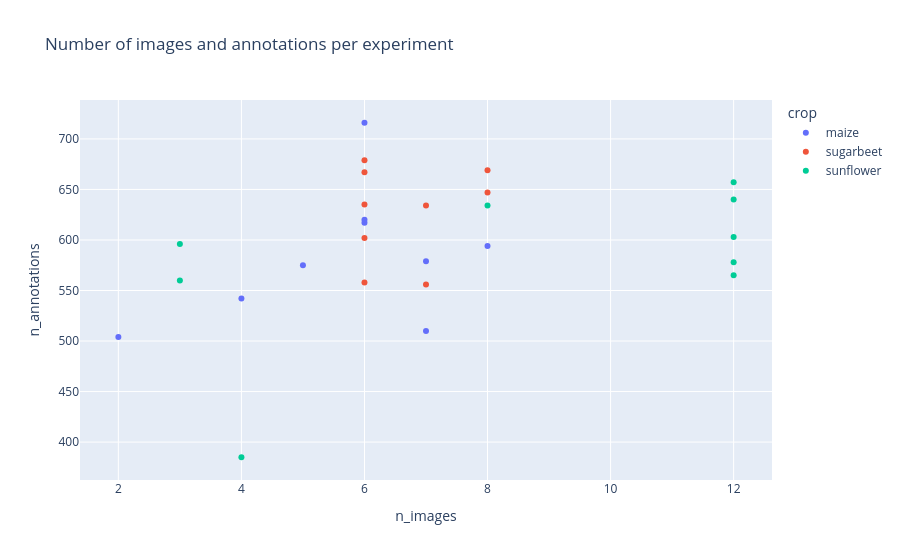
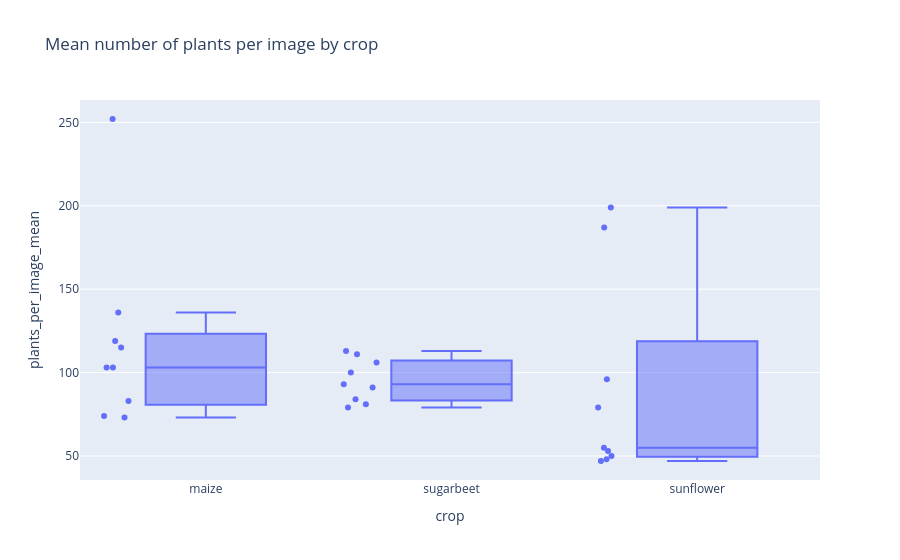

The code cell stored with these charts, in order, in its notebook:
### Code cell
# Number of plants per image and distinguish by crop species

fig = px.scatter(
    summary_df,
    x="n_images",
    y="n_annotations",
    color="crop",
    hover_data=[
        "plants_per_image_mean",
        "image_width_mean",
        "image_height_mean",
    ],
    title="Number of images and annotations per experiment",
)

fig.show() 

fig = px.box(
    summary_df,
    x="crop",
    y="plants_per_image_mean",
    points="all",
    title="Mean number of plants per image by crop",
)

fig.show()

### Figure 1 — Plotly figure (JSON) as saved in the notebook; plotly's stock layout.template omitted (floating-point values rounded to 4 significant figures)
{"data": [{"customdata": [[136.0, 2407.0, 1294.0], [73.0, 2412.0, 695.6], [103.0, 1690.0, 1676.0], [83.0, 2613.0, 719.1], [115.0, 1721.0, 1157.0], [252.0, 4807.0, 1296.0], [103.0, 3571.0, 707.3], [74.0, 2865.0, 870.0], [119.0, 3508.0, 539.7]], "hovertemplate": "crop=maize<br>n_images=%{x}<br>n_annotations=%{y}<br>plants_per_image_mean=%{customdata[0]}<br>image_width_mean=%{customdata[1]}<br>image_height_mean=%{customdata[2]}<extra></extra>", "legendgroup": "maize", "marker": {"color": "#636efa", "symbol": "circle"}, "mode": "markers", "name": "maize", "orientation": "v", "showlegend": true, "type": "scatter", "x": [4, 7, 6, 7, 5, 2, 6, 8, 6], "xaxis": "x", "y": [542, 510, 617, 579, 575, 504, 620, 594, 716], "yaxis": "y"}, {"customdata": [[79.0, 2329.0, 610.4], [111.0, 3133.0, 782.5], [100.0, 3290.0, 842.0], [91.0, 2409.0, 966.7], [106.0, 2879.0, 886.3], [113.0, 3185.0, 566.7], [93.0, 2465.0, 934.8], [84.0, 2380.0, 979.8], [81.0, 2322.0, 635.5]], "hovertemplate": "crop=sugarbeet<br>n_images=%{x}<br>n_annotations=%{y}<br>plants_per_image_mean=%{customdata[0]}<br>image_width_mean=%{customdata[1]}<br>image_height_mean=%{customdata[2]}<extra></extra>", "legendgroup": "sugarbeet", "marker": {"color": "#EF553B", "symbol": "circle"}, "mode": "markers", "name": "sugarbeet", "orientation": "v", "showlegend": true, "type": "scatter", "x": [7, 6, 6, 7, 6, 6, 6, 8, 8], "xaxis": "x", "y": [556, 667, 602, 634, 635, 679, 558, 669, 647], "yaxis": "y"}, {"customdata": [[48.0, 4068.0, 1151.0], [53.0, 3530.0, 1060.0], [96.0, 4657.0, 963.5], [199.0, 4216.0, 1547.0], [55.0, 3409.0, 945.2], [50.0, 4060.0, 1133.0], [187.0, 3622.0, 1419.0], [47.0, 3818.0, 1061.0], [79.0, 1716.0, 1310.0]], "hovertemplate": "crop=sunflower<br>n_images=%{x}<br>n_annotations=%{y}<br>plants_per_image_mean=%{customdata[0]}<br>image_width_mean=%{customdata[1]}<br>image_height_mean=%{customdata[2]}<extra></extra>", "legendgroup": "sunflower", "marker": {"color": "#00cc96", "symbol": "circle"}, "mode": "markers", "name": "sunflower", "orientation": "v", "showlegend": true, "type": "scatter", "x": [12, 12, 4, 3, 12, 12, 3, 12, 8], "xaxis": "x", "y": [578, 640, 385, 596, 657, 603, 560, 565, 634], "yaxis": "y"}], "layout": {"legend": {"title": {"text": "crop"}, "tracegroupgap": 0}, "title": {"text": "Number of images and annotations per experiment"}, "xaxis": {"anchor": "y", "domain": [0, 1], "title": {"text": "n_images"}}, "yaxis": {"anchor": "x", "domain": [0, 1], "title": {"text": "n_annotations"}}}}

### Figure 2 — Plotly figure (JSON) as saved in the notebook; plotly's stock layout.template omitted (floating-point values rounded to 4 significant figures)
{"data": [{"alignmentgroup": "True", "boxpoints": "all", "hovertemplate": "crop=%{x}<br>plants_per_image_mean=%{y}<extra></extra>", "legendgroup": "", "marker": {"color": "#636efa"}, "name": "", "notched": false, "offsetgroup": "", "orientation": "v", "showlegend": false, "type": "box", "x": ["maize", "maize", "maize", "maize", "maize", "maize", "maize", "maize", "maize", "sugarbeet", "sugarbeet", "sugarbeet", "sugarbeet", "sugarbeet", "sugarbeet", "sugarbeet", "sugarbeet", "sugarbeet", "sunflower", "sunflower", "sunflower", "sunflower", "sunflower", "sunflower", "sunflower", "sunflower", "sunflower"], "x0": " ", "xaxis": "x", "y": [136.0, 73.0, 103.0, 83.0, 115.0, 252.0, 103.0, 74.0, 119.0, 79.0, 111.0, 100.0, 91.0, 106.0, 113.0, 93.0, 84.0, 81.0, 48.0, 53.0, 96.0, 199.0, 55.0, 50.0, 187.0, 47.0, 79.0], "y0": " ", "yaxis": "y"}], "layout": {"boxmode": "group", "legend": {"tracegroupgap": 0}, "title": {"text": "Mean number of plants per image by crop"}, "xaxis": {"anchor": "y", "domain": [0, 1], "title": {"text": "crop"}}, "yaxis": {"anchor": "x", "domain": [0, 1], "title": {"text": "plants_per_image_mean"}}}}
